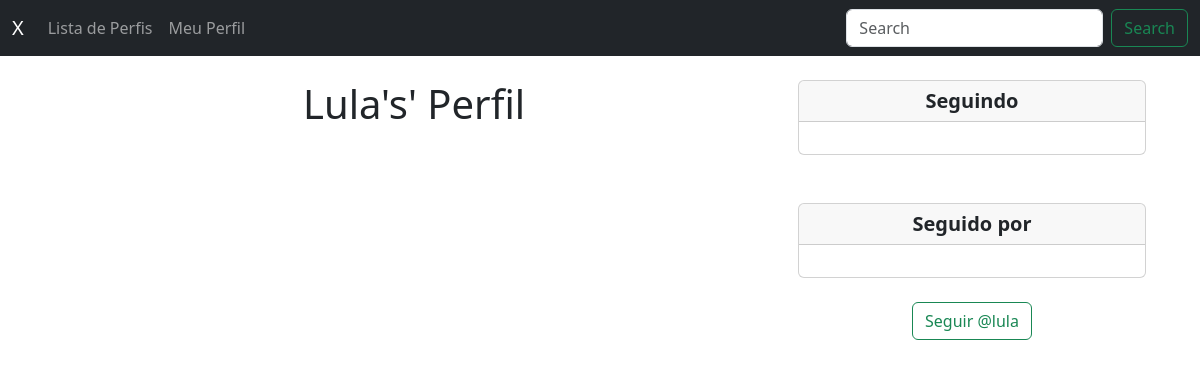
The app's page /profile/2 (signed in), older data.
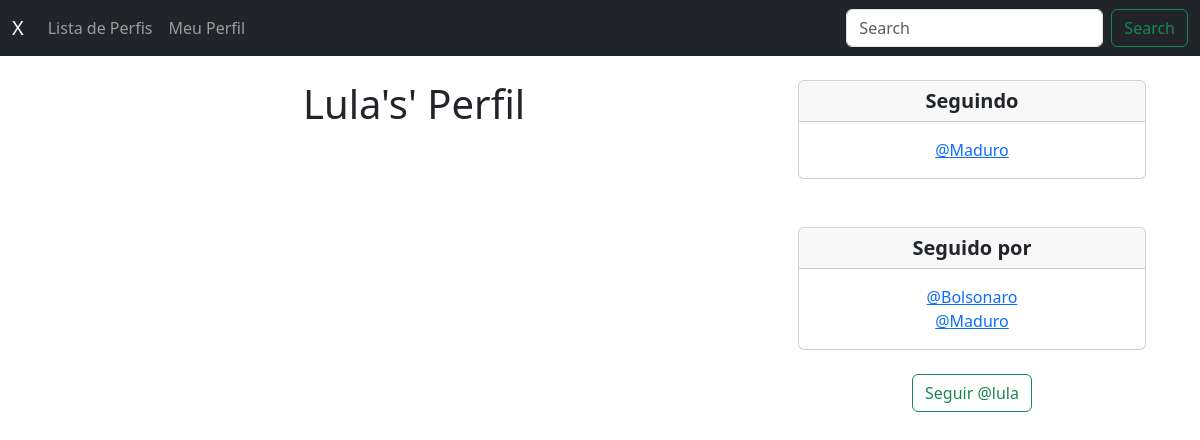
The same page, newer data.
### twitter/models.py (models this page shows)
class Profile(models.Model):
  user = models.OneToOneField(User, on_delete=models.CASCADE)
  follows = models.ManyToManyField("self", related_name="followed_by", symmetrical=False, blank=True)
  date_modified = models.DateTimeField(User, auto_now=True)
  def __str__(self):
    return self.user.username

### twitter/views.py (the view, shortened to what this page needs)
# urls.py: path('profile/<int:pk>', views.profile, name='profile'),
def profile(request, pk):
  if request.user.is_authenticated:
    profile = Profile.objects.get(user_id=pk)
    return render(request, 'profile.html',{'profile':profile})
  else:
    messages.success(request, ("Você deve estar logado para visualizar esta página..."))
    return redirect('home')

### twitter/templates/profile.html (shortened to what this page needs)
{% extends 'base.html' %}
{% block content %}
{% if profile %}
<div class="container text-center">
  <div class="row">
    <div class="col-8">
      <h1>{{ profile.user.username }}'s' Perfil</h1>
    </div>
    <div class="col-4">
      <div class="card">
        <h5 class="card-header"><strong>Seguindo</strong></h5>
        <div class="card-body">
          <p class="card-text">
            {% for following in profile.follows.all %}
            <a href="{% url 'profile' following.user.id %}">@{{ following }}</a><br />
            {% endfor %}
          </p>
        </div>
      </div>
      <br /> <br />
      <div class="card">
        <h5 class="card-header"><strong>Seguido por</strong></h5>
        <div class="card-body">
          <p class="card-text">
            {% for following in profile.followed_by.all %}
            <a href="{% url 'profile' following.user.id %}">@{{ following }}</a><br />
            {% endfor %}
          </p>
        </div>
      </div>
      <br />
      <form method="POST">
        {% if profile in user.profile.follows.all %}
        <button class="btn btn-outline-danger" name="follow" value="unfollow" type="submit">Deixar de Seguir
          @{{profile.user.username|lower}}</button>
        {% else %}
        <button class="btn btn-outline-success" name="follow" value="follow" type="submit">Seguir
          @{{profile.user.username|lower}}</button>
        {% endif %}
      </form>
      <br />
    </div>
  </div>
</div>
{% endif %}
{% endblock %}

Row changes from the older to the newer data that the page shows:
added Profile: user.username "Maduro"
now on this page (row edited): Profile: user.username "Bolsonaro", shown under "Seguido por"
